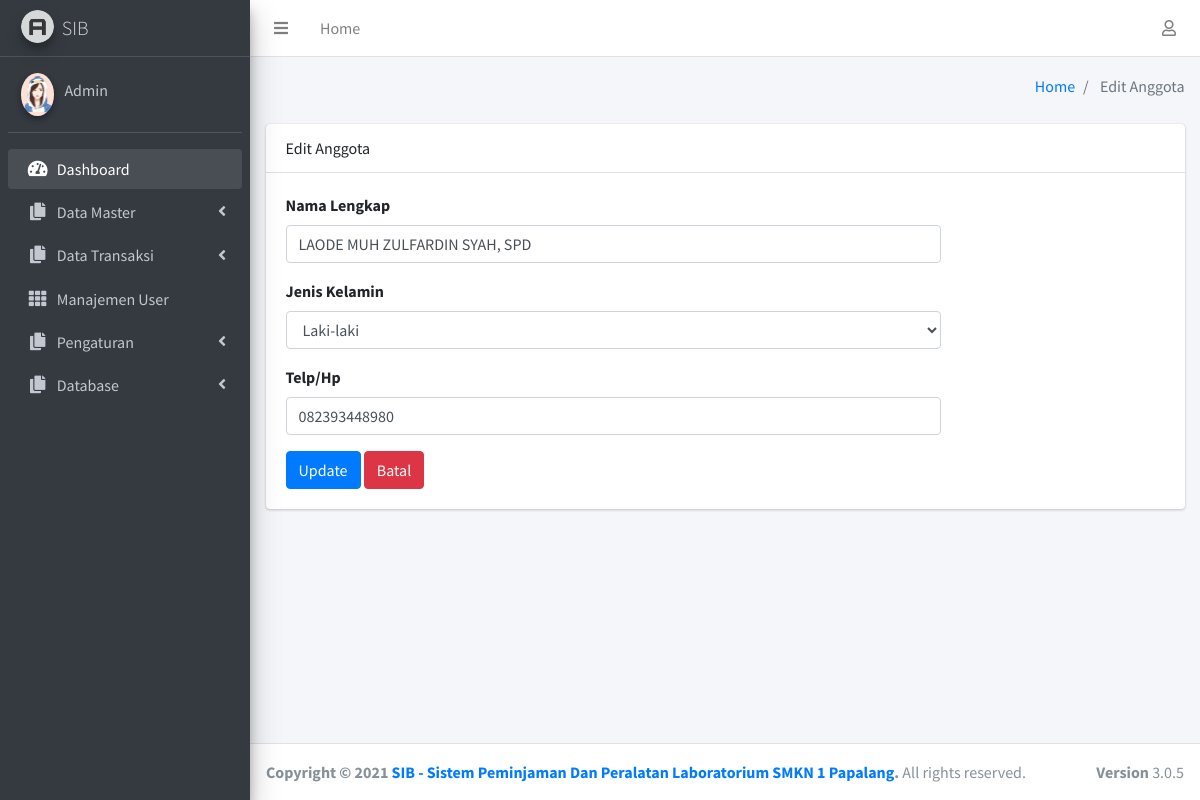
Page /admin/editanggota?id=3 (signed in) on the committed database.
### tables this page shows
CREATE TABLE `anggota` (
  `id_anggota` int(11) NOT NULL,
  `namalengkap` varchar(100) NOT NULL,
  `gender` varchar(100) NOT NULL,
  `telp` varchar(100) NOT NULL
);

### admin/editanggota.php (the view, shortened to what this page needs)
<?php
include "global_header.php"; ?>
<div class="content">
    <div class="container-fluid">
        <div class="row">
            <div class="col-lg-12">
                <div class="card">
                    <div class="card-header">Edit Anggota</div>
                    <div class="card-body">
                        <?php
                    $query = $koneksi->query("SELECT * FROM anggota WHERE id_anggota = '$_GET[id]'");
                    if(is_array($query) || is_object($query)){
                    foreach ($query as $data) {
                    ?>
                        <form action="proseseditanggota.php?id=<?= $_GET['id'];?>" method="post"
                            enctype="multipart/form-data">
                            <div class="row">
                                <div class="col-md-9">
                                    <div class="form-group">
                                        <label>Nama Lengkap</label>
                                        <input class="form-control" name="namalengkap" id="namalengkap" type="text"
                                            onkeyup="this.value = this.value.toUpperCase()"
                                            value="<?= $data['namalengkap']; ?>">
                                    </div>
                                    <div class="form-group">
                                        <label>Jenis Kelamin</label>
                                        <select name="gender" id="gender" class="form-control">
                                            <option value="Laki-laki"
                                                <?php if($data['gender'] == 'Laki-laki'){echo 'selected';} ?>>Laki-laki
                                            </option>
                                        </select>
                                    </div>
                                    <div class="form-group">
                                        <label>Telp/Hp</label>
                                        <input class="form-control" name="telp" id="telp" type="text" value="<?= $data['telp'];?>">
                                    </div>
                                    <input class="btn btn-primary" name="tambah" type="submit" value="Update">
                                    <input class="btn btn-danger" id="reset" type="reset" value="Batal"
                                        onclick="self.history.back()">
                                </div>
                            </div>
                        </form>
                        <?php }} ?>
                    </div>
                </div>
            </div>
        </div>
    </div>
</div>
</div>
<?php include "global_footer.php"; ?>

### rows in the picture
anggota: namalengkap "LAODE MUH ZULFARDIN SYAH, SPD", gender "Laki-laki", telp "082393448980"

### other values in the picture
$_SESSION['nama_lengkap'] "Admin"
$halaman "Edit Anggota"
